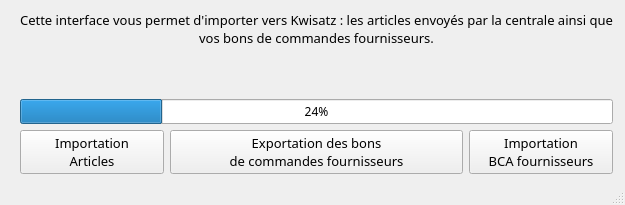
<?xml version="1.0" encoding="UTF-8"?>
<ui version="4.0">
 <class>MainWindow</class>
 <widget class="QMainWindow" name="MainWindow">
  <property name="geometry">
   <rect>
    <x>0</x>
    <y>0</y>
    <width>625</width>
    <height>205</height>
   </rect>
  </property>
  <property name="font">
   <font>
    <family>Gill Sans MT</family>
   </font>
  </property>
  <property name="windowTitle">
   <string>Imports kwisatz</string>
  </property>
  <property name="toolButtonStyle">
   <enum>Qt::ToolButtonIconOnly</enum>
  </property>
  <widget class="QWidget" name="centralwidget">
   <layout class="QGridLayout" name="gridLayout">
    <item row="6" column="4">
     <widget class="QPushButton" name="BCAButton">
      <property name="font">
       <font>
        <family>Gill Sans MT</family>
        <pointsize>10</pointsize>
       </font>
      </property>
      <property name="cursor">
       <cursorShape>PointingHandCursor</cursorShape>
      </property>
      <property name="text">
       <string>Importation
BCA fournisseurs</string>
      </property>
     </widget>
    </item>
    <item row="6" column="5">
     <spacer name="horizontalSpacer">
      <property name="orientation">
       <enum>Qt::Horizontal</enum>
      </property>
      <property name="sizeHint" stdset="0">
       <size>
        <width>44</width>
        <height>20</height>
       </size>
      </property>
     </spacer>
    </item>
    <item row="6" column="0">
     <spacer name="horizontalSpacer_2">
      <property name="orientation">
       <enum>Qt::Horizontal</enum>
      </property>
      <property name="sizeHint" stdset="0">
       <size>
        <width>52</width>
        <height>24</height>
       </size>
      </property>
     </spacer>
    </item>
    <item row="1" column="1" colspan="2">
     <widget class="QLabel" name="label_2">
      <property name="font">
       <font>
        <pointsize>10</pointsize>
       </font>
      </property>
      <property name="text">
       <string/>
      </property>
     </widget>
    </item>
    <item row="6" column="1">
     <widget class="QPushButton" name="articlesButton">
      <property name="font">
       <font>
        <family>Gill Sans MT</family>
        <pointsize>10</pointsize>
       </font>
      </property>
      <property name="cursor">
       <cursorShape>PointingHandCursor</cursorShape>
      </property>
      <property name="mouseTracking">
       <bool>false</bool>
      </property>
      <property name="focusPolicy">
       <enum>Qt::StrongFocus</enum>
      </property>
      <property name="text">
       <string>Importation
Articles</string>
      </property>
     </widget>
    </item>
    <item row="0" column="1" colspan="4">
     <widget class="QLabel" name="label">
      <property name="font">
       <font>
        <pointsize>10</pointsize>
       </font>
      </property>
      <property name="text">
       <string>Cette interface vous permet d'importer vers Kwisatz : les articles envoyés par la centrale ainsi que
vos bons de commandes fournisseurs.</string>
      </property>
      <property name="alignment">
       <set>Qt::AlignCenter</set>
      </property>
     </widget>
    </item>
    <item row="6" column="2" colspan="2">
     <widget class="QPushButton" name="exportButton">
      <property name="font">
       <font>
        <pointsize>10</pointsize>
       </font>
      </property>
      <property name="cursor">
       <cursorShape>PointingHandCursor</cursorShape>
      </property>
      <property name="text">
       <string>Exportation des bons
de commandes fournisseurs</string>
      </property>
     </widget>
    </item>
    <item row="2" column="1" colspan="4">
     <widget class="QProgressBar" name="progressBar">
      <property name="value">
       <number>24</number>
      </property>
     </widget>
    </item>
    <item row="2" column="5">
     <spacer name="horizontalSpacer_3">
      <property name="orientation">
       <enum>Qt::Horizontal</enum>
      </property>
      <property name="sizeHint" stdset="0">
       <size>
        <width>40</width>
        <height>20</height>
       </size>
      </property>
     </spacer>
    </item>
   </layout>
  </widget>
  <widget class="QStatusBar" name="statusbar"/>
 </widget>
 <resources/>
 <connections/>
</ui>
